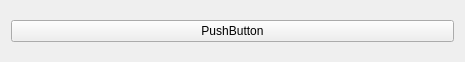
<?xml version="1.0" encoding="UTF-8"?>
<ui version="4.0">
 <class>NavigationPanel</class>
 <widget class="QWidget" name="NavigationPanel">
  <property name="geometry">
   <rect>
    <x>0</x>
    <y>0</y>
    <width>465</width>
    <height>62</height>
   </rect>
  </property>
  <property name="windowTitle">
   <string>Form</string>
  </property>
  <layout class="QVBoxLayout" name="verticalLayout">
   <item>
    <widget class="QPushButton" name="pushButton">
     <property name="text">
      <string>PushButton</string>
     </property>
    </widget>
   </item>
  </layout>
 </widget>
 <resources/>
 <connections/>
</ui>
